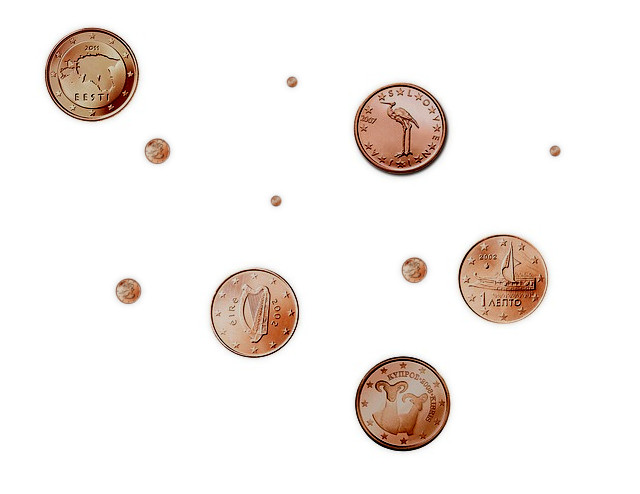
%> input picture uz/exercise1/coins.jpg, 640 x 494 px
$ octave coins_script.m   (GNU Octave 9; MATLAB toolbox functions it lacks are replaced by stand-ins)
%> lines starting %> are read from the running program, lines starting %| are printed output that depends on the picture; in (x1, y1, x2, y2) boxes, pixels count from 0 and x2, y2 are one past the last pixel; in counts of white or black regions, pixels touching at a corner belong together; the program's own positions count from 1
%> further down, I is the input picture: size 494x640x3 uint8; mean R, G, B 245.2, 240, 237
### uz/exercise1/myhist.m
function [H, bins] = myhist(I, nbins)
%> called with nbins = 256
    I = reshape(I, 1, numel(I));
    H = zeros(1, nbins);
    max_val_in = 255;
    min_val_in = 0;
    max_val_out = nbins;
    min_val_out = 1;

    f = (max_val_out - min_val_out)/(max_val_in - min_val_in);
    idx = floor(double(I) * f) + min_val_out;
    idx(idx > nbins) = nbins;
    for i = 1 : length(I)
        H(idx(i)) = H(idx(i)) + 1;
    end
%> after the loop, H = 256 values, max 263427 at index 256, min 13 at index 1, mean 1235
    H = H/sum(H);
%> H = 256 values, max 0.833 at index 256, min 4.11e-05 at index 1, mean 0.00391
    bins = ( (1 : nbins) - min_val_out) ./ f;
end

### uz/exercise1/threshold_otsu.m
function ret = threshold_otsu(I)
    nbins = 256;
    p = myhist(I, nbins);
%> p has the same summary as H in myhist
    sigma = zeros(nbins, 1);
    for t = 1 : nbins
        qlow = sum(p(1:t));
        qhigh = sum(p(t + 1: end));
        miu_L = sum(p(1:t) .* (1:t)) / qlow;
        miu_H = sum(p(t + 1: end) .* (t + 1: nbins)) / qhigh ;
        sigma(t) = qlow * qhigh * (miu_L - miu_H) ^ 2;
    end
%> this loop made 256 passes
%> (qlow, qhigh, miu_L, miu_H) on passes 1 to 3: (4.11e-05, 1, 1, 242.2), (0.000253, 1, 1.84, 242.3), (0.000468, 1, 2.37, 242.3)
    [~, ret] = max(sigma(:));
%> ret = 193
end

### uz/exercise1/immask.m
function masked = immask(image, mask)
    red = image(:,:,1) .* uint8(mask);
    green = image(:,:,2) .* uint8(mask);
    blue = image(:,:,3) .* uint8(mask);
    masked = cat(3, red, green, blue);
end

### uz/exercise1/coins_script.m
I = imread('coins.jpg');
th = threshold_otsu(rgb2gray(I));
%> th = 193
coins_mask = rgb2gray(I) < th;
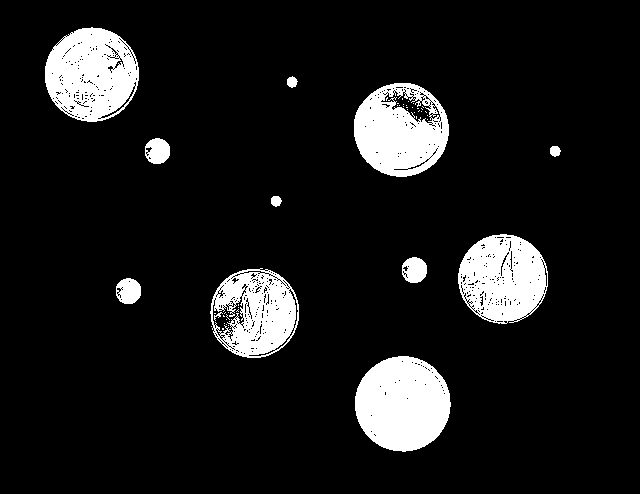
%> coins_mask: size 494x640 logical; 10.3% white; 50 white regions (38 under 20 px), largest, box (x1, y1, x2, y2) and area: (355, 356, 451, 452) 7127, (45, 27, 139, 122) 6500, (354, 83, 449, 177) 6135
coins_se = strel('disk', 11);
closed = imerode(imdilate(coins_mask, coins_se),coins_se);
%> closed: size 494x640 logical; 11.3% white; 11 white regions, largest, box (x1, y1, x2, y2) and area: (355, 356, 451, 452) 7163, (354, 83, 449, 177) 7010, (45, 27, 139, 122) 6969
% closed = imdilate(imerode(coins_mask, coins_se),coins_se);
% figure(1) ; imagesc(closed); colormap gray
coins_masked = immask(I, closed);
%> in immask, `masked = cat(3, red, green, blue);`:
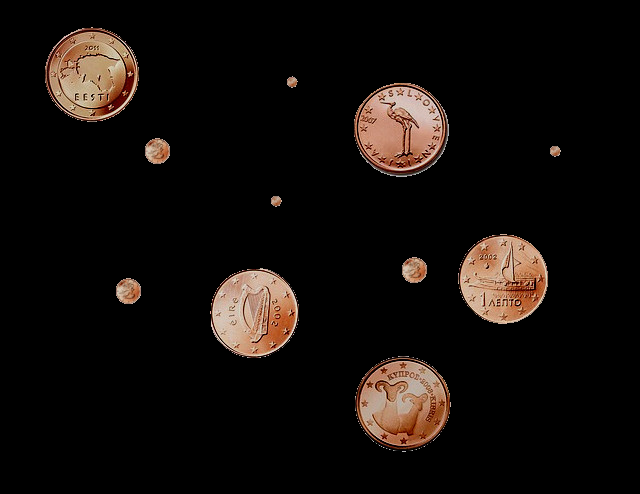
%> masked: size 494x640x3 uint8; mean R, G, B 19.4, 14.2, 11.2
% figure(2) ; imagesc(coins_masked); colormap gray
L = bwlabel(closed);
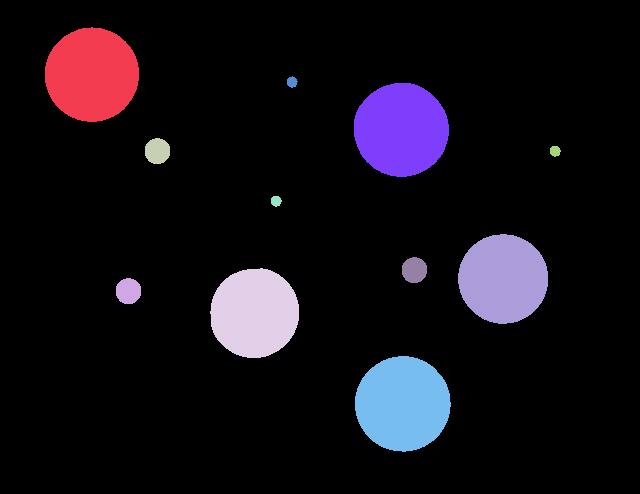
%> L: size 494x640 double; 12 distinct labels, from 0 to 11; one colour per label, 0 black
% figure(3) ; imagesc(L); colormap gray
label_max = max(L(:));
%> label_max = 11
maxSum = 0; % minSum = intmax
maxI = 0;   % minI = 0
% [11 lines of commented-out code are left out]
rnd = randi([0,label_max]);
L(L == rnd) = 0;
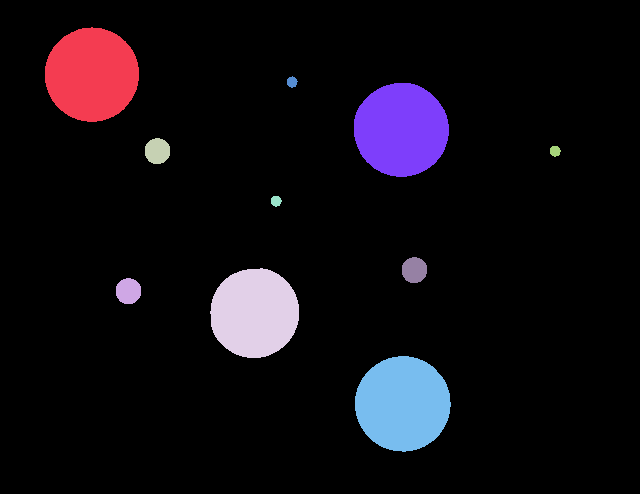
%> L: size 494x640 double; 11 distinct labels, from 0 to 11; one colour per label, 0 black

figure(4)
subplot(1, 2, 1);
imshow(I); title('original');
subplot(1,2,2);
imshow(immask(I, L > 0)); title('processed');
%> in immask (call 2), `red = image(:,:,1) .* uint8(mask);`:
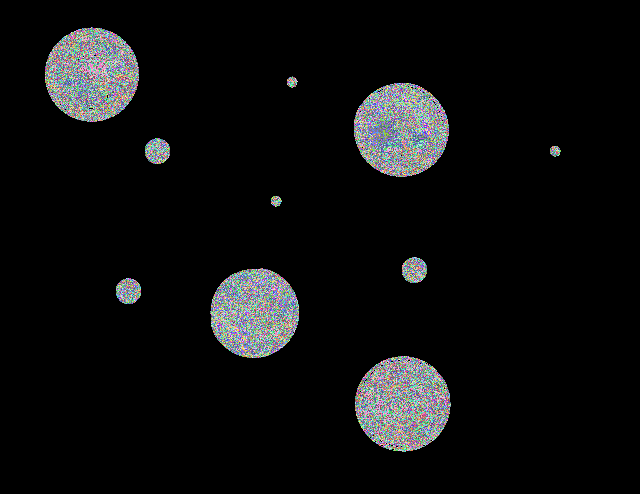
%> red: size 494x640 uint8; 246 distinct labels, from 0 to 246; one colour per label, 0 black
%> in immask (call 2), `green = image(:,:,2) .* uint8(mask);`:
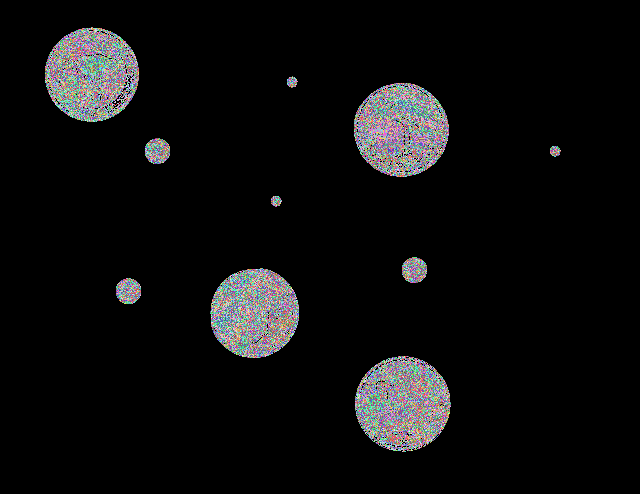
%> green: size 494x640 uint8; 226 distinct labels, from 0 to 226; one colour per label, 0 black
%> in immask (call 2), `blue = image(:,:,3) .* uint8(mask);`:
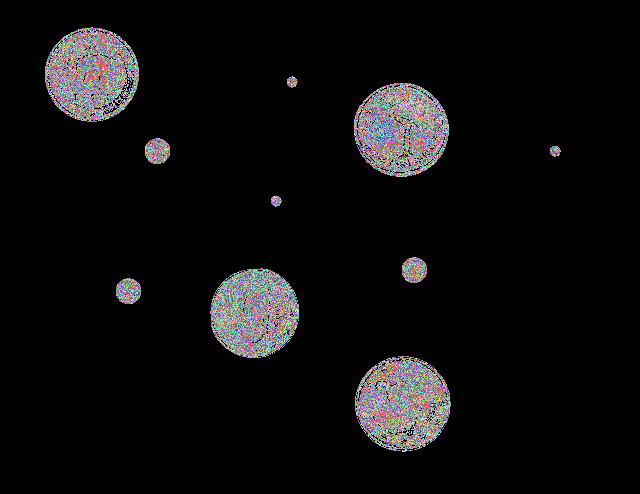
%> blue: size 494x640 uint8; 218 distinct labels, from 0 to 221; one colour per label, 0 black
colormap gray;

% could use opening (erode && dilate) instead of closing
% when applying morphological operations,
% but it is very tricky to get the right amount
